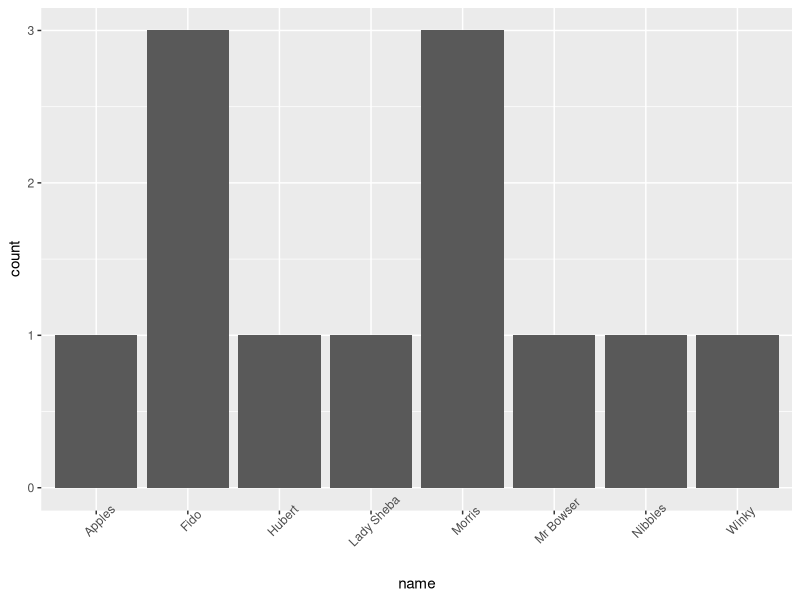

This figure's R source:
library(ggplot2)
pets <- read.csv("data/pets.csv")

## 동물 이름별로 건수 세고, 막대 그래프의 기둥을 건수 크기로 채웁니다. 
## theme()는 텍스트의 라벨이 겹치지 않도록 출력 각도를 조정할 수 있습니다.
ggplot(pets, aes(x=name)) + geom_bar() + 
    ## 더 나은 가독성을 취해서 x-축 텍스트에 각도를 부여합니다.
    theme(axis.text.x = element_text(angle=45))

